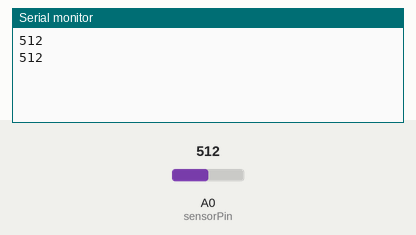
Recording of a sketch running on a simulated Arduino Uno, built with avr-gcc and run on an emulated ATmega328P. Parts: the last lines printed to the serial monitor. The inputs (shaded band) are chosen by the test bench; at power-on: A0 (sensorPin) = 512.

Above: at 2.3 s.
2.4 s: A0 (sensorPin) set to 716
At 3.8 s:
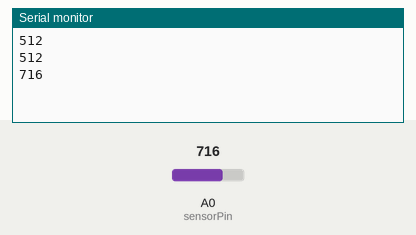
4.5 s: A0 (sensorPin) set to 900
At 4.9 s:
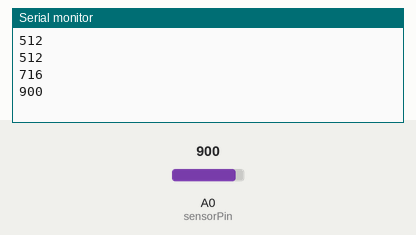
Timing chart, 0 to 7.5 s (numbered marks = the images above; inputs shaded):
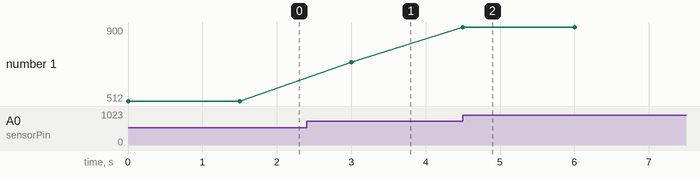

Measured:
- after the input at 2.4 s, the serial monitor: prints a new line after 0.60 s (image 1)
- after the input at 4.5 s, the serial monitor: prints a new line at once (image 2)
- plotted number 1: 512 → 716 after the input at 2.4 s, 716 → 900 after the input at 4.5 s

The sketch:

sensor_de_luminosidade.ino
```cpp
int sensorPin = A0;
int sensorValue = 0;

void setup()
{
  Serial.begin(9600);
}

void loop()
{
  sensorValue = analogRead(sensorPin);
    Serial.println(sensorValue);
    delay(1500);
}
```
